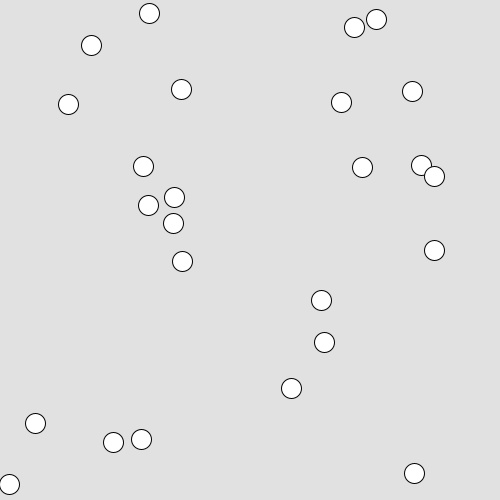
Frame 1 (no input)
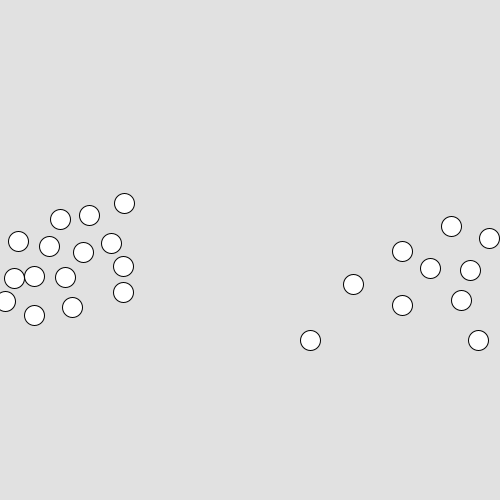
Frame 60 (the mouse pressed at the canvas centre just before this capture)
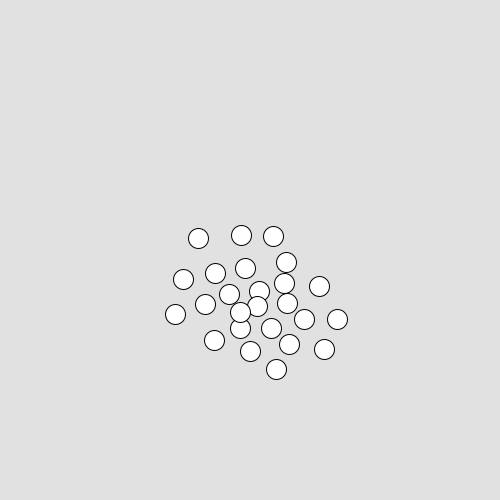
Frame 120 (the mouse held since frame 60 and released just before this capture)

The Processing sketch that drew these frames (run headless with seeded random() and noise(); from frame 60 on, the mouse is pressed at the canvas centre):

// Processing sketch: processing_127499
// ── processing_127499.pde

int count = 0;
int no = 25;
float[][] en = new float[no][2]; //円の位置を保持する配列
float[][] enp = new float[no][2]; //円の１回前の位置を保持する配列
float[][] env = new float[no][2]; //円の速度を保持する配列
float r, rsep, th, thr; //周辺の計算範囲距離，計算範囲角度
int nRate; //現在のframeRateで何カウントで接近するか？
int drawCount;

float[] vc = new float[2];
float[] va = new float[2];
float[] vs = new float[2];
float[] vm = new float[2];
int ellipseSize = 20;

//Gaings
float kv = 0.8;
float kc = 4.0;
float ka = 1.0;
float ks = 1.2;
float km = 0.5;

void setup() {

    size(500, 500); //Canvasサイズの設定
    background(225); //背景色の設定
    int fr = 10; //frameRateの設定
    frameRate(fr); //frameRateの設定
    for(int i=0; i<no; i++){


        en[i][0] = int(random(0,500));
        en[i][1] = int(random(0,500)); //円の初期位置
        enp[i][0] = en[i][0]-random(-50,50); //円の１回前の初期位置
        enp[i][1] = en[i][1]-random(-50,50); //円の１回前の初期位置
        //env[i][0] = 10; //円の速度の初期値
        //env[i][1] = 0; //円の速度の初期値
        ellipse(en[i][0], en[i][1], 20, 20); //円の描画

    }
    thr = th/180*PI; //radÃ£ï¿½Â¸Ã¥Â¤ï¿½Ã¦ï¿½ï¿½
    r = 120; //周辺の計算範囲距離
    th = 90; //周辺の計算範囲角度
    thr = th/180*PI; //radへ変換
    rsep = ellipseSize * 2; //separation limit
    //println(thr);
    int sec = 3; //何秒で計算位置へ移動するか？
    nRate = sec * fr; //現在のframeRateで何カウントで接近するか？
    drawCount = 0;

}

void draw() {

    drawCount++;

    background(225);
    for(int i=0; i<no; i++){

        env[i][0] = en[i][0] - enp[i][0];
        env[i][1] = en[i][1] - enp[i][1];
        enp[i][0] = en[i][0];
        enp[i][1] = en[i][1];

    }
    for(int i=0; i<no; i++){

        vc = cohesion(i);
        va = alignment(i);
        vs = separation(i);
        vm = minimumVel(i);

        en[i][0] += env[i][0]*kv+vc[0]*kc+va[0]*ka+vs[0]*ks+vm[0]*km;
        en[i][1] += env[i][1]*kv+vc[1]*kc+va[1]*ka+vs[1]*ks+vm[1]*km;
        if(en[i][0] > width){

            en[i][0] -= width;

        }else{


            if(en[i][0] < 0){

                en[i][0] += width;

            }

        }
        if(en[i][1] > height){

            en[i][1] -= height;

        }else{

            if(en[i][1] < 0){

                en[i][1] += height;

            }

        }
        ellipse(en[i][0], en[i][1], ellipseSize, ellipseSize);

    };

}

float minVel = 7;
float[] minimumVel(int i){
float[] minv = new float[2];
if((env[i][0] < minVel) && (env[i][0] > 0)){
minv[0] = minVel;
}else{
if((env[i][0] > -minVel) && (env[i][0] <= 0)){
minv[0] = -minVel;
}
}
if((env[i][1] < minVel) && (env[i][1] > 0)){
minv[1] = minVel;
}else{
if((env[i][1] > -minVel) && (env[i][1] <= 0)){
minv[1] = -minVel;
}
}
return minv;
}

//周りの円の重心に向かって移動する
float[] cohesion(int i){

    float[] sum = new float[2];
    float[] ave = new float[2];
    float[] vcohesion = new float[2];
    sum[0] = 0;
    sum[1] = 0;
    ave[0] = 0;
    ave[1] = 0;
    count = 0;
    for(int j=0; j<no; j++){

        if(j!=i){

            float dex = en[i][0]-en[j][0];
            float dey = en[i][1]-en[j][1];
            float d = sqrt(pow(dex, 2)+pow(dey, 2));
            if(d < r){

                float innerProduct = env[i][0]*dex+env[i][1]*dey;
                float absa = sqrt(pow(env[i][0], 2)+pow(env[i][1], 2));
                float absb = d;
                float theta = acos(innerProduct/absa/absb);
                if(theta <= thr){

                    count++;
                    sum[0] = sum[0] + en[j][0];
                    sum[1] = sum[1] + en[j][1];

                }

            } 

        };

    };
    if(count != 0){

        ave[0] = sum[0]/count;
        ave[1] = sum[1]/count;
        vcohesion[0] = (ave[0]-en[i][0])/(float(nRate));
        vcohesion[1] = (ave[1]-en[i][1])/(float(nRate));

    }else{

        vcohesion[0] = 0;
        vcohesion[1] = 0;

    };
    return vcohesion;

}

//周りの円の速度に合わせる
//周りの円の速度を計算し，現在速度からその速度になるように変更していく
float[] alignment(int i){
float[] sum = new float[2];
float[] ave = new float[2];
float[] valignment = new float[2];
sum[0] = 0;
sum[1] = 0;
ave[0] = 0;
ave[1] = 0;
count = 0;
for(int j=0; j<no; j++){

    if(j!=i){

        float dex = en[i][0]-en[j][0];
        float dey = en[i][1]-en[j][1];
        float dexv = env[i][0]-env[j][0];
        float deyv = env[i][1]-env[j][1];
        float d = sqrt(pow(dex, 2)+pow(dey, 2));
        if(d < r){

            float innerProduct = env[i][0]*dex+env[i][1]*dey;
            float absa = sqrt(pow(env[i][0], 2)+pow(env[i][1], 2));
            float absb = d;
            float theta = acos(innerProduct/absa/absb);
            if(theta <= thr){

                count++;
                sum[0] = sum[0] + env[j][0];
                sum[1] = sum[1] + env[j][1];

            }

        } 

    };

};
if(count != 0){

    ave[0] = sum[0]/count;
    ave[1] = sum[1]/count;
    valignment[0] = (ave[0]-env[i][0])/(float(nRate));
    valignment[1] = (ave[1]-env[i][1])/(float(nRate));

}else{

    valignment[0] = 0;
    valignment[1] = 0;

};

return valignment;
}

//あまり近づき過ぎないようにする
float[] separation(int i){

    float[] sum = new float[2];
    float[] ave = new float[2];
    float[] vseparation = new float[2];

    vseparation[0] = 0;
    vseparation[1] = 0;

    sum[0] = 0;
    sum[1] = 0;
    ave[0] = 0;
    ave[1] = 0;
    count = 0;
    for(int j=0; j<no; j++){

        if(j!=i){

            float dex = en[i][0]-en[j][0];
            float dey = en[i][1]-en[j][1];
            float dsep = sqrt(pow(dex, 2)+pow(dey, 2));
            if(dsep < rsep){

                count++;
                float dd = rsep - dsep;
                sum[0] = sum[0] + dex*dd;
                sum[1] = sum[1] + dey*dd;

            } 

        };

    };
    if(count != 0){

        ave[0] = sum[0]/count;
        ave[1] = sum[1]/count;
        vseparation[0] = (ave[0])/(float(nRate));
        vseparation[1] = (ave[1])/(float(nRate));

    }else{

        vseparation[0] = 0;
        vseparation[1] = 0;

    };

    return vseparation;

} 
